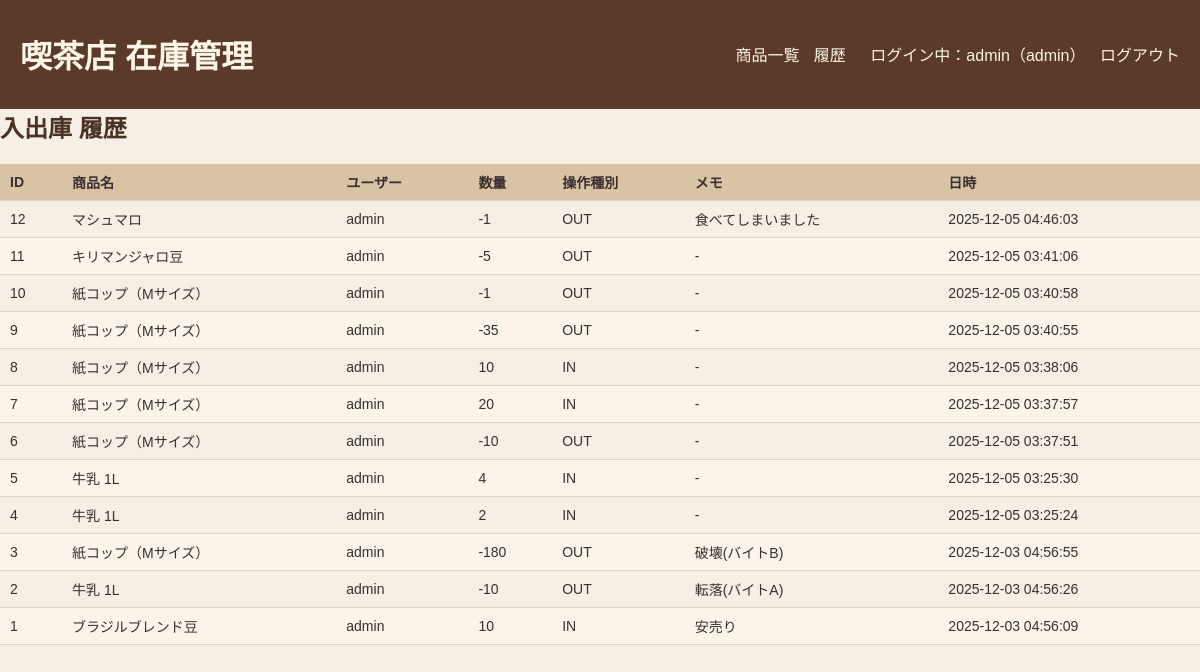
/movements (signed in), run on the app's committed database.
### tables this page shows
CREATE TABLE USERS (
    id INTEGER PRIMARY KEY,
    username TEXT NOT NULL UNIQUE,
    password_hash TEXT NOT NULL,
    role TEXT NOT NULL,
    created_at DATETIME DEFAULT CURRENT_TIMESTAMP
);

CREATE TABLE STOCKMOVEMENTS (
    id INTEGER PRIMARY KEY,
    item_id INTEGER NOT NULL,
    user_id INTEGER NOT NULL,
    quantity_change INTEGER NOT NULL,
    movement_type TEXT NOT NULL,
    memo TEXT,
    created_at DATETIME DEFAULT CURRENT_TIMESTAMP,
    FOREIGN KEY (item_id) REFERENCES ITEMS(id),
    FOREIGN KEY (user_id) REFERENCES USERS(id)
);

CREATE TABLE ITEMS (
    id INTEGER PRIMARY KEY,
    name TEXT NOT NULL,
    unit TEXT NOT NULL,
    stock INTEGER NOT NULL DEFAULT 0,
    threshold INTEGER NOT NULL DEFAULT 0,
    is_active INTEGER NOT NULL DEFAULT 1,   -- 0 or 1
    category_id INTEGER,
    supplier_id INTEGER,
    created_at DATETIME DEFAULT CURRENT_TIMESTAMP,
    FOREIGN KEY (category_id) REFERENCES CATEGORIES(id),
    FOREIGN KEY (supplier_id) REFERENCES SUPPLIERS(id)
);

### app.py (the view)
@app.route("/movements")
@login_required
@role_required("admin")
def movement_list():
    db = get_db()
    movements = db.execute(
        """
        SELECT
            STOCKMOVEMENTS.id,
            STOCKMOVEMENTS.item_id,
            STOCKMOVEMENTS.user_id,
            STOCKMOVEMENTS.quantity_change,
            STOCKMOVEMENTS.movement_type,
            STOCKMOVEMENTS.memo,
            STOCKMOVEMENTS.created_at,
            ITEMS.name AS item_name,
            USERS.username AS user_name
        FROM STOCKMOVEMENTS
        LEFT JOIN ITEMS ON STOCKMOVEMENTS.item_id = ITEMS.id
        LEFT JOIN USERS ON STOCKMOVEMENTS.user_id = USERS.id
        ORDER BY STOCKMOVEMENTS.created_at DESC
        """
    ).fetchall()
    return render_template("movements.html", movements=movements)

### app.py (called while the page is built)
def get_db():
    if "db" not in g:
        conn = sqlite3.connect(DATABASE)
        conn.row_factory = sqlite3.Row  # 行を dict っぽく扱えるようにする
        conn.execute("PRAGMA foreign_keys = ON;")
        g.db = conn
    return g.db

@app.before_request
def load_logged_in_user():
    user_id = session.get("user_id")
    if user_id is None:
        g.user = None
    else:
        db = get_db()
        user = db.execute(
            "SELECT id, username, role FROM USERS WHERE id = ?",
            (user_id,)
        ).fetchone()
        g.user = user

def login_required(view):
    @wraps(view)
    def wrapped_view(**kwargs):
        if g.user is None:
            flash("このページを見るにはログインが必要です。", "error")
            return redirect(url_for("login"))
        return view(**kwargs)
    return wrapped_view

def role_required(role):
    def decorator(view):
        @wraps(view)
        def wrapped_view(**kwargs):
            if g.user is None:
                flash("ログインが必要です。", "error")
                return redirect(url_for("login"))
            if g.user["role"] != role:
                flash("この操作を行う権限がありません。", "error")
                return redirect(url_for("item_list"))
            return view(**kwargs)
        return wrapped_view
    return decorator

### templates/movements.html
{% extends "base.html" %}
{% block content %}
  <h2>入出庫 履歴</h2>
  {% if movements %}
    <table>
      <thead>
        <tr>
          <th>ID</th>
          <th>商品名</th>
          <th>ユーザー</th>
          <th>数量</th>
          <th>操作種別</th>
          <th>メモ</th>
          <th>日時</th>
        </tr>
      </thead>
      <tbody>
        {% for m in movements %}
          <tr>
            <td>{{ m.id }}</td>
            <td>{{ m.item_name }}</td>
            <td>{{ m.user_name }}</td>
            <td>{{ m.quantity_change }}</td>
            <td>{{ m.movement_type }}</td>
            <td>{{ m.memo or "-" }}</td>
            <td>{{ m.created_at }}</td>
          </tr>
        {% endfor %}
      </tbody>
    </table>
  {% else %}
    <p>まだ履歴がありません。</p>
  {% endif %}
{% endblock %}

### templates/base.html (shortened to what this page needs)
<!doctype html>
<html lang="ja">
  <head>
    <link rel="stylesheet" href="{{ url_for('static', filename='style.css') }}">
  </head>
  <body>
    <header>
      <h1>喫茶店 在庫管理</h1>
      <nav>
        <a href="{{ url_for('item_list') }}">商品一覧</a>
        {% if g.user and g.user["role"] == "admin" %}
          <a href="{{ url_for('movement_list') }}">履歴</a>
        {% endif %}
        {% if request.endpoint != 'login' %}
          {% if g.user %}
            <span>ログイン中：{{ g.user["username"] }}（{{ g.user["role"] }}）</span>
            <a href="{{ url_for('logout') }}" style="margin-left: 10px;">ログアウト</a>
          {% endif %}
        {% endif %}
      </nav>
    </header>
    {% block content %}{% endblock %}
  </body>
</html>

### static/style.css (style rules this page uses)
body { margin: 0; padding: 0; font-family: "Yu Gothic", "Hiragino Sans", "Meiryo", sans-serif; background: #f5efe6; color: #3b2f2f; }
header { background: #5b3a29; color: #fdf5e6; padding: 10px 20px; display: flex; align-items: center; justify-content: space-between; }
header a { color: #fdf5e6; text-decoration: none; margin-left: 10px; }
h2, h3 { margin-top: 0; color: #4a3326; }
table { width: 100%; border-collapse: collapse; margin-top: 10px; font-size: 14px; }
thead { background: #d8c3a5; }
th, td { padding: 8px 10px; border-bottom: 1px solid #e0d3c2; text-align: left; }
tbody tr:nth-child(even) { background: #faf4ea; }

### data on the page
USERS: user.username "admin", user.role "admin"
STOCKMOVEMENTS: id "12", item_name "マシュマロ", user_name "admin", quantity_change "-1", movement_type "OUT", memo "食べてしまいました", created_at "2025-12-05 04:46:03"
STOCKMOVEMENTS: id "11", item_name "キリマンジャロ豆", user_name "admin", quantity_change "-5", movement_type "OUT", memo "-", created_at "2025-12-05 03:41:06"
STOCKMOVEMENTS: id "10", item_name "紙コップ（Mサイズ）", user_name "admin", quantity_change "-1", movement_type "OUT", memo "-", created_at "2025-12-05 03:40:58"
STOCKMOVEMENTS: id "9", item_name "紙コップ（Mサイズ）", user_name "admin", quantity_change "-35", movement_type "OUT", memo "-", created_at "2025-12-05 03:40:55"
STOCKMOVEMENTS: id "8", item_name "紙コップ（Mサイズ）", user_name "admin", quantity_change "10", movement_type "IN", memo "-", created_at "2025-12-05 03:38:06"
STOCKMOVEMENTS: id "7", item_name "紙コップ（Mサイズ）", user_name "admin", quantity_change "20", movement_type "IN", memo "-", created_at "2025-12-05 03:37:57"
STOCKMOVEMENTS: id "6", item_name "紙コップ（Mサイズ）", user_name "admin", quantity_change "-10", movement_type "OUT", memo "-", created_at "2025-12-05 03:37:51"
STOCKMOVEMENTS: id "5", item_name "牛乳 1L", user_name "admin", quantity_change "4", movement_type "IN", memo "-", created_at "2025-12-05 03:25:30"
STOCKMOVEMENTS: id "4", item_name "牛乳 1L", user_name "admin", quantity_change "2", movement_type "IN", memo "-", created_at "2025-12-05 03:25:24"
STOCKMOVEMENTS: id "3", item_name "紙コップ（Mサイズ）", user_name "admin", quantity_change "-180", movement_type "OUT", memo "破壊(バイトB)", created_at "2025-12-03 04:56:55"
STOCKMOVEMENTS: id "2", item_name "牛乳 1L", user_name "admin", quantity_change "-10", movement_type "OUT", memo "転落(バイトA)", created_at "2025-12-03 04:56:26"
STOCKMOVEMENTS: id "1", item_name "ブラジルブレンド豆", user_name "admin", quantity_change "10", movement_type "IN", memo "安売り", created_at "2025-12-03 04:56:09"
